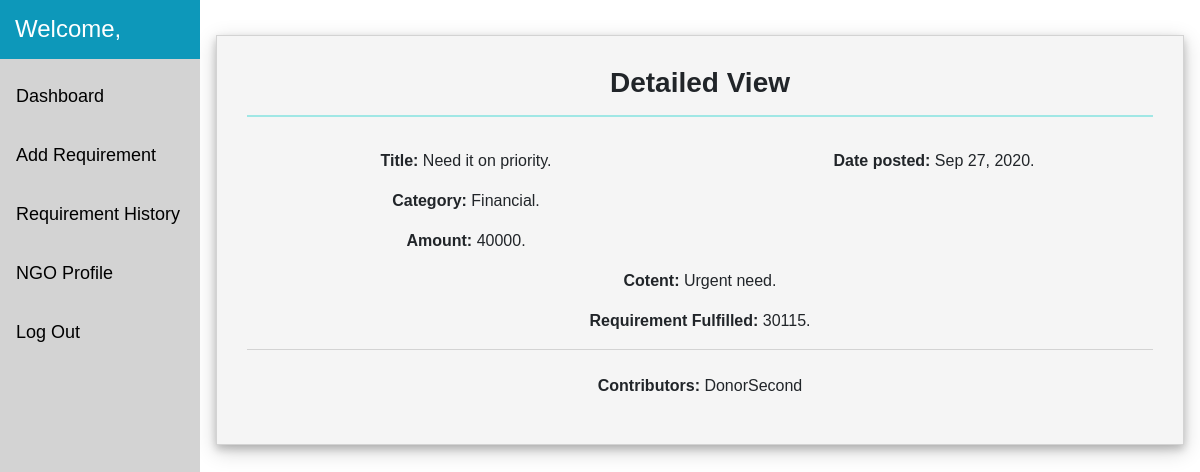
/ngo-requirement-view/9/, run on the app's committed database.
### ngo_requirements/models.py (models this page shows, shortened)
class Requirement(models.Model):
    requirement_heading=models.CharField(max_length=300,default='')
    requirement_content=models.TextField()
    ngo = models.ForeignKey(Ngo, on_delete=models.CASCADE, default='')
    category = models.ForeignKey(Help_category,on_delete=models.CASCADE, default='')
    quantity=models.IntegerField(max_length=999999,null=True)
    amount=models.IntegerField(max_length=999999,null=True)
    requirement_fulfilled=models.IntegerField(max_length=255,default=0)
    fulfilled_by=models.ManyToManyField(Donor,related_name='fulfillers')
    date_posted =models.DateTimeField(default=timezone.now)
    class Meta:
        ordering=['-date_posted']

class Help_category(models.Model):
    help_category = models.CharField(max_length=300,default='')
    def __str__(self):
        return f"{self.help_category}"

class Donor(models.Model):
    user = models.OneToOneField(User,default='',on_delete=models.CASCADE)

### ngo_requirements/views.py (the view)
# urls.py: path('ngo-requirement-view/<int:rid>/', views.ngoRequirementView, name='ngoRequirementView'),
def ngoRequirementView(request,rid):
    requirement=Requirement.objects.get(id=rid)
    context={
        'requirement':requirement,
    }
    return render(request,'ngo_requirements/ngo_requirement_view.html',context)

### ngo_requirements/templates/ngo_requirements/ngo_requirement_view.html (shortened to what this page needs)
{% extends 'ngo_requirements/base.html' %}
{% load crispy_forms_tags %}
{% block content %}
{% include 'ngo_requirements/ngo_sidebar.html' %}
<div class="content"><br>
    <div class="form-out" style="margin-top:10px;">
        <h3 style="font-weight: bold;padding-bottom: 15px;border-bottom: 2px solid #A0E7E5 ;text-align: center;">Detailed View</h3><br>
        <div class="row">
            <div class="col-12 col-md-6"><p ><span style="font-weight: bold;">Title: </span>{{requirement.requirement_heading}}.</p></div>
            <div class="col-12 col-md-6"><p class=""><span style="font-weight: bold;">Date posted: </span>{{requirement.date_posted|date:"M d, Y"}}.</p></div>
        </div>
        <div class="row">
            <div class="col-12 col-md-6"><p ><span style="font-weight: bold;">Category: </span>{{requirement.category}}.</p></div>
        </div>
        {% if requirement.amount %}
        <div class="row">
            <div class=" col-md-6 col-12"><p ><span style="font-weight: bold;">Amount: </span>{{requirement.amount}}.</p></div>
        </div>
        {% endif %}
        <div class="row" style="">
            <div class=" col-12"><p ><span style="font-weight: bold;">Cotent: </span>{{requirement.requirement_content}}.</p></div>
        </div>
        <div class="row" style="">
            <div class=" col-12"><p ><span style="font-weight: bold;">Requirement Fulfilled: </span>{{requirement.requirement_fulfilled}}.</p></div>
        </div>
        <div class="" style="border-bottom: 1px solid lightgray;"></div><br>
        <div class="row">
        <div class="col-12 " style=""><p ><span style="font-weight: bold;">Contributors: </span>
        {% for r in requirement.fulfilled_by.all %}
        <span>
            {{r.user.username}}
        </span><br>
        {% endfor %}
        </p>
        </div>
    </div>
    </div></div><br>
{% endblock %}

### ngo_requirements/templates/ngo_requirements/base.html (style rules this page uses)
.form-out { border: 1px solid lightgray;background-color: whitesmoke;padding: 30px;margin-top: 10%;margin-bottom:10%;text-align: center;box-shadow: 0 4px 8px 0 rgba(0, 0, 0, 0.2), 0 6px 20px 0 rgba(0, 0, 0, 0.19); }
body { background-color: white; font-family: Arial, Helvetica, sans-serif; height: 100%; }
html { font-size: 1rem; }

### ngo_requirements/templates/ngo_requirements/ngo_sidebar.html (style rules this page uses)
div.content { margin-left: 200px; padding: 1px 16px; }

### data on the page
Requirement: requirement_heading "Need it on priority", date_posted "Sep 27, 2020", category "Financial", amount "40000", requirement_content "Urgent need", requirement_fulfilled "30115"
Donor: user.username "DonorSecond"
